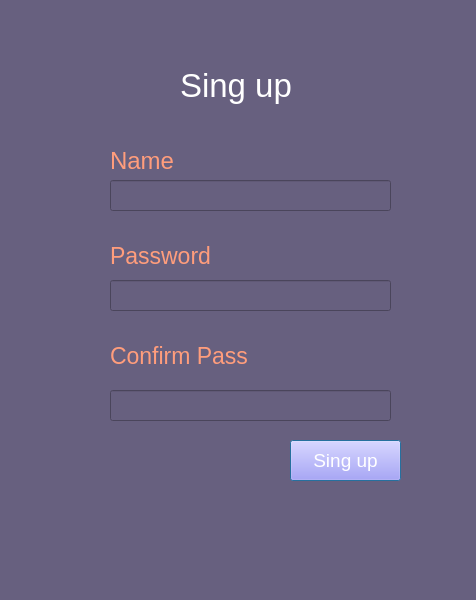
<?xml version="1.0" encoding="UTF-8"?>
<ui version="4.0">
 <class>Logowanie</class>
 <widget class="QDialog" name="Logowanie">
  <property name="geometry">
   <rect>
    <x>0</x>
    <y>0</y>
    <width>476</width>
    <height>600</height>
   </rect>
  </property>
  <property name="windowTitle">
   <string>MainWindow</string>
  </property>
  <property name="styleSheet">
   <string notr="true">background-color: rgb(103, 96, 127);</string>
  </property>
  <widget class="QWidget" name="centralwidget">
   <widget class="QLabel" name="label">
    <property name="geometry">
     <rect>
      <x>180</x>
      <y>60</y>
      <width>141</width>
      <height>51</height>
     </rect>
    </property>
    <property name="styleSheet">
     <string notr="true">color: rgb(255, 255, 255);font-size:25pt;</string>
    </property>
    <property name="text">
     <string>Sing up</string>
    </property>
   </widget>
   <widget class="QLabel" name="label_2">
    <property name="geometry">
     <rect>
      <x>110</x>
      <y>130</y>
      <width>101</width>
      <height>61</height>
     </rect>
    </property>
    <property name="styleSheet">
     <string notr="true">font-size:18pt;
color: rgb(255, 157, 124);</string>
    </property>
    <property name="text">
     <string>Name</string>
    </property>
   </widget>
   <widget class="QLabel" name="label_3">
    <property name="geometry">
     <rect>
      <x>110</x>
      <y>230</y>
      <width>121</width>
      <height>51</height>
     </rect>
    </property>
    <property name="styleSheet">
     <string notr="true">font-size:17pt;
color: rgb(255, 157, 124);</string>
    </property>
    <property name="text">
     <string>Password</string>
    </property>
   </widget>
   <widget class="QLineEdit" name="lineEdit">
    <property name="geometry">
     <rect>
      <x>110</x>
      <y>180</y>
      <width>281</width>
      <height>31</height>
     </rect>
    </property>
   </widget>
   <widget class="QLineEdit" name="lineEdit_2">
    <property name="geometry">
     <rect>
      <x>110</x>
      <y>280</y>
      <width>281</width>
      <height>31</height>
     </rect>
    </property>
   </widget>
   <widget class="QPushButton" name="Singup">
    <property name="geometry">
     <rect>
      <x>290</x>
      <y>440</y>
      <width>111</width>
      <height>41</height>
     </rect>
    </property>
    <property name="styleSheet">
     <string notr="true">font-size:14pt;
color: rgb(255, 255, 255);

background-color: rgb(156, 139, 255);</string>
    </property>
    <property name="text">
     <string>Sing up</string>
    </property>
   </widget>
   <widget class="QLabel" name="label_5">
    <property name="geometry">
     <rect>
      <x>110</x>
      <y>330</y>
      <width>171</width>
      <height>51</height>
     </rect>
    </property>
    <property name="styleSheet">
     <string notr="true">font-size:17pt;
color: rgb(255, 157, 124);</string>
    </property>
    <property name="text">
     <string>Confirm Pass</string>
    </property>
   </widget>
   <widget class="QLineEdit" name="lineEdit_3">
    <property name="geometry">
     <rect>
      <x>110</x>
      <y>390</y>
      <width>281</width>
      <height>31</height>
     </rect>
    </property>
   </widget>
  </widget>
  <widget class="QStatusBar" name="statusbar"/>
 </widget>
 <resources/>
 <connections/>
</ui>
